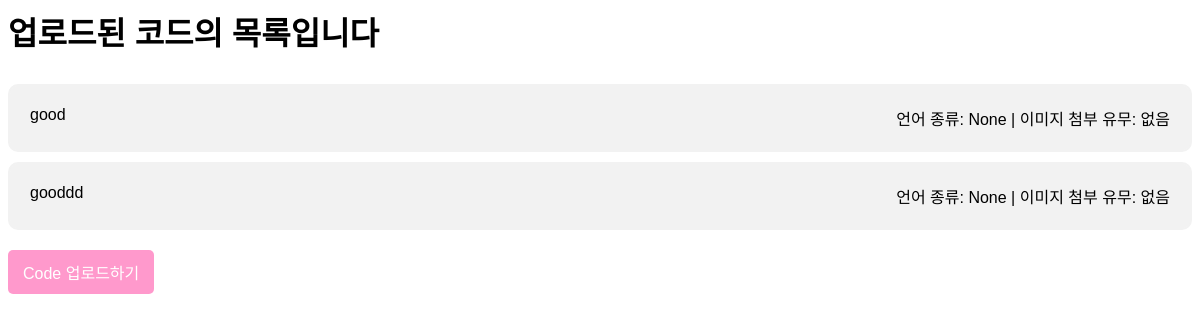
The page /blog/ on the database as committed earlier.
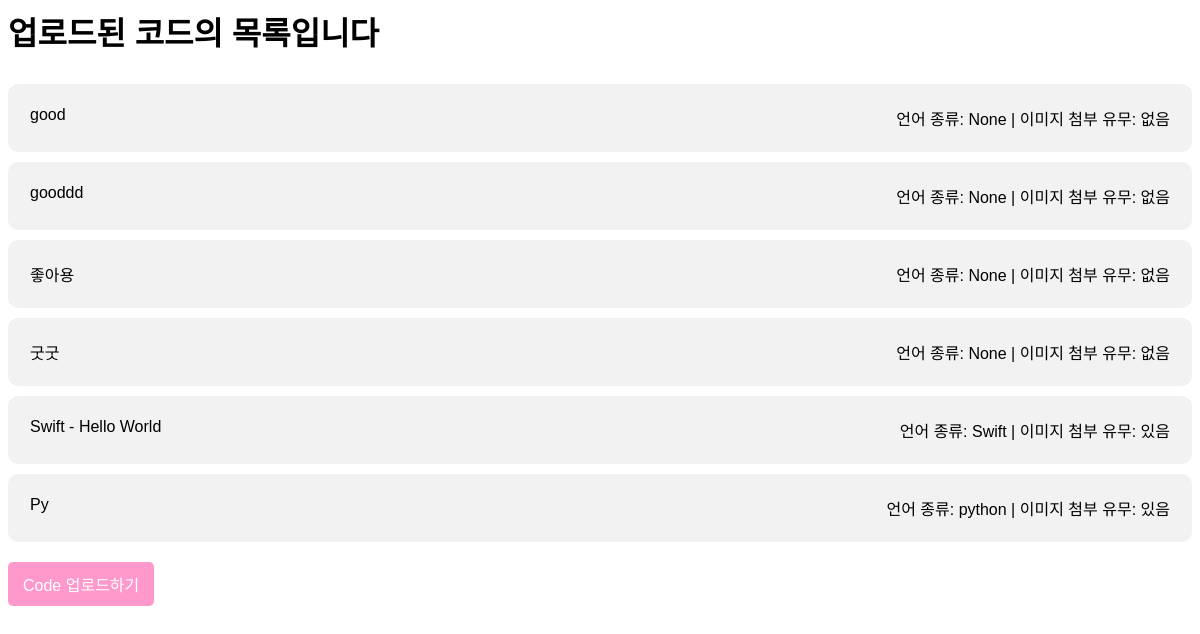
The same page on the database as committed later.
### main/models.py (models this page shows, shortened)
class Post(models.Model):
    postname = models.CharField(max_length=50)
    kindcode = models.CharField(max_length=50, null=True)
    mainphoto = models.ImageField(blank=True, null=True)
    contents = models.TextField()

### main/views.py (the view)
# urls.py: 2. Add a URL to urlpatterns:  path('blog/', include('blog.urls'))
def blog(request):
    postlist = Post.objects.all()
    return render(request, 'main/blog.html', {'postlist': postlist})

### main/templates/main/blog.html (shortened to what this page needs)
<html>
<head>
</head>
<body>
<h1>업로드된 코드의 목록입니다</h1>
<ul>
{% for list in postlist %}
    <li>
        <div class="post-item">
            <a href="{{list.pk}}/">{{list.postname}}</a>
            <div>
                언어 종류: {{list.kindcode}} |
                이미지 첨부 유무: {{list.mainphoto|yesno:"있음,없음"}}
            </div>
        </div>
    </li>
{% endfor %}
</ul>
<button onclick="location.href='new_post/'">Code 업로드하기</button>
</body>
</html>

### main/templates/main/blog.html (style rules this page uses)
body { font-family: Arial, sans-serif; }
h1 { margin-bottom: 30px; }
ul { list-style-type: none; margin: 0; padding: 0; }
ul li { background-color: #f2f2f2; padding: 20px; margin-bottom: 10px; border-radius: 10px; border: 2px solid #f2f2f2; transition: all 0.3s; }
.post-item { display: flex; justify-content: space-between; font-size:16px; }
.post-item a { color: black; text-decoration: none; }
button { display: inline-block; background-color: #FF99CC; color: white; font-size: 16px; padding: 10px 15px; margin-top: 10px; border-radius: 5px; border: none; text-decoration: none; }

Rows that differ between the two databases and show on the page:
added Post: postname "좋아용", kindcode "None", mainphoto "없음"
added Post: postname "굿굿", kindcode "None", mainphoto "없음"
added Post: postname "Swift - Hello World", kindcode "Swift", mainphoto "있음"
added Post: postname "Py", kindcode "python", mainphoto "있음"
